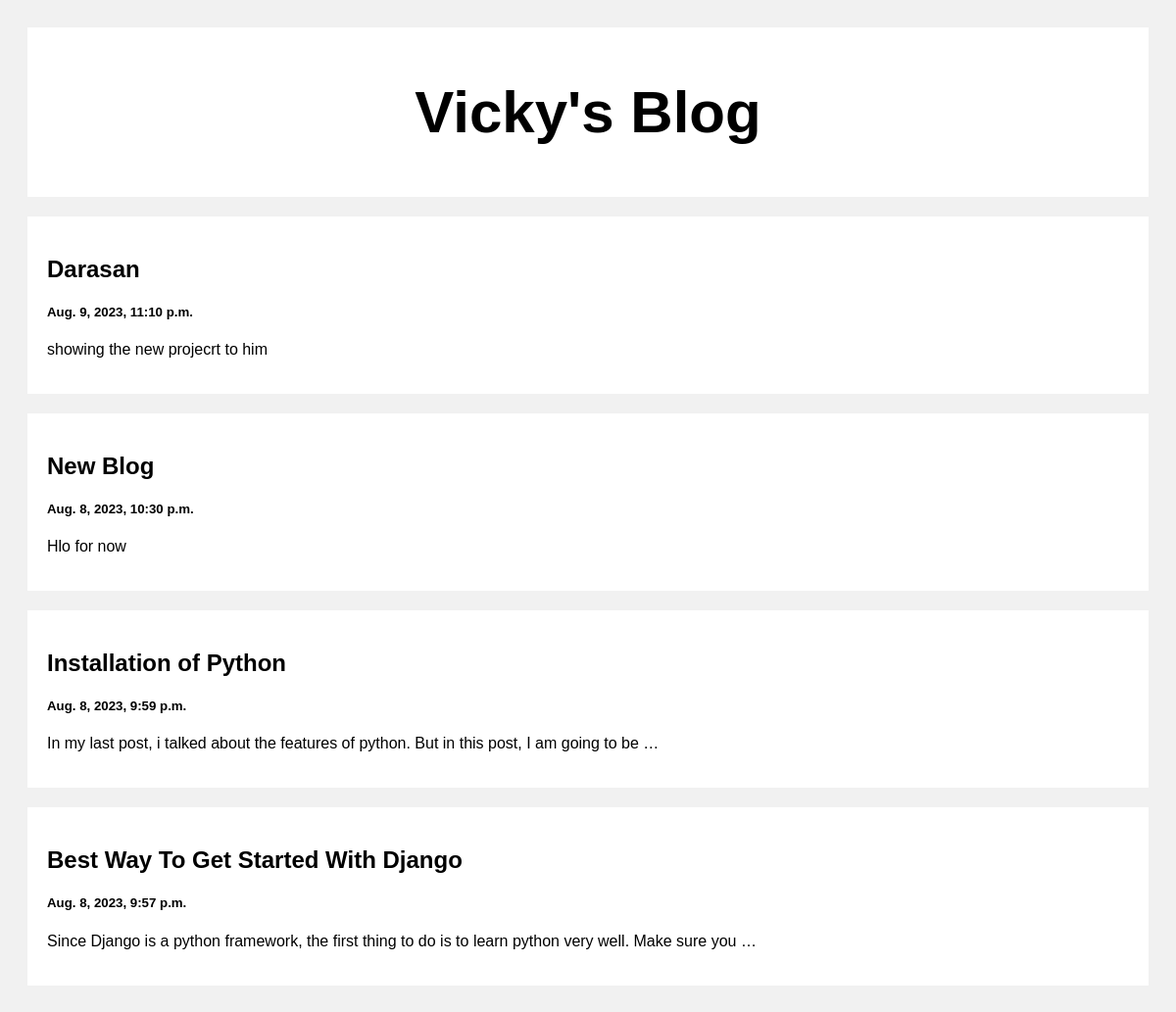
The page / on the database its author committed.
### posts/models.py (models this page shows)
class Post(models.Model):
    title = models.CharField(max_length=100)
    body = models.CharField(max_length=1000000)
    created_at = models.DateTimeField(default=datetime.now,blank=True)

### posts/views.py (the view)
# urls.py: path('',views.index,name='index'),
def index(request):
    posts = Post.objects.all()
    return render(request,'index.html',{'posts':posts})

### templates/index.html (shortened to what this page needs)
<!DOCTYPE html>
<html>
<head>
</head>
<body>
<div class="header">
  <h2>Vicky's Blog</h2>
</div>
<div class="row">
  <div class="leftcolumn">
    {% for post in posts reversed %}
    <div class="card">
      <a style="text-decoration: none; color: black;" href="/post/{{post.id}}">
        <h2>{{post.title}}</h2>
        <h5>{{post.created_at}}</h5>
        <p>{{post.body|truncatewords:20}}</p>
      </a>
    </div>
    {% endfor %}
  </div>
</div>
</body>
</html>

### templates/index.html (style rules this page uses)
* { box-sizing: border-box; }
body { font-family: Arial; padding: 20px; background: #f1f1f1; }
.header { padding: 2px; font-size: 40px; text-align: center; background: white; }
.leftcolumn { float: left; width: 100%; }
.card { background-color: white; padding: 20px; margin-top: 20px; }
.row:after { content: ""; display: table; clear: both; }

### rows shown on the page
Post: title "Darasan", created_at "Aug. 9, 2023, 11:10 p.m.", body "showing the new projecrt to him"
Post: title "New Blog", created_at "Aug. 8, 2023, 10:30 p.m.", body "Hlo for now"
Post: title "Installation of Python", created_at "Aug. 8, 2023, 9:59 p.m.", body "In my last post, i talked about the features of python. But in this post, I am going to be …"
Post: title "Best Way To Get Started With Django", created_at "Aug. 8, 2023, 9:57 p.m.", body "Since Django is a python framework, the first thing to do is to learn python very well. Make sure you …"
